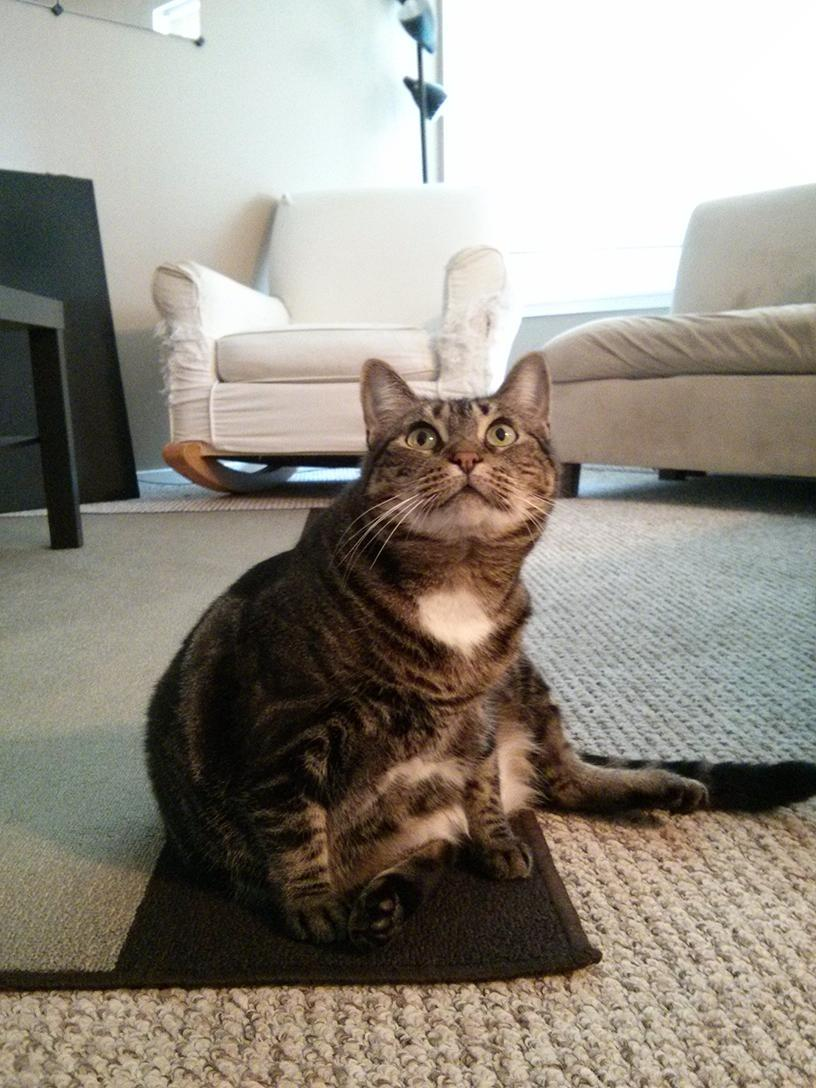
#> input picture WorkOnImage/copy_paste_image/zophie.jpg, 816 x 1088 px
$ python copy_paste.py
#> lines starting #> are read from the running program, lines starting #| are printed output that depends on the picture; pictures that were not available may be replaced by others from this repository, and a replacement may not be noted
from PIL import Image
img=Image.open('zophie.jpg')
#> img is the input picture: PIL image 816x1088 RGB; mean R, G, B 147, 141, 131.1
img2=Image.open('parrot.jpg')
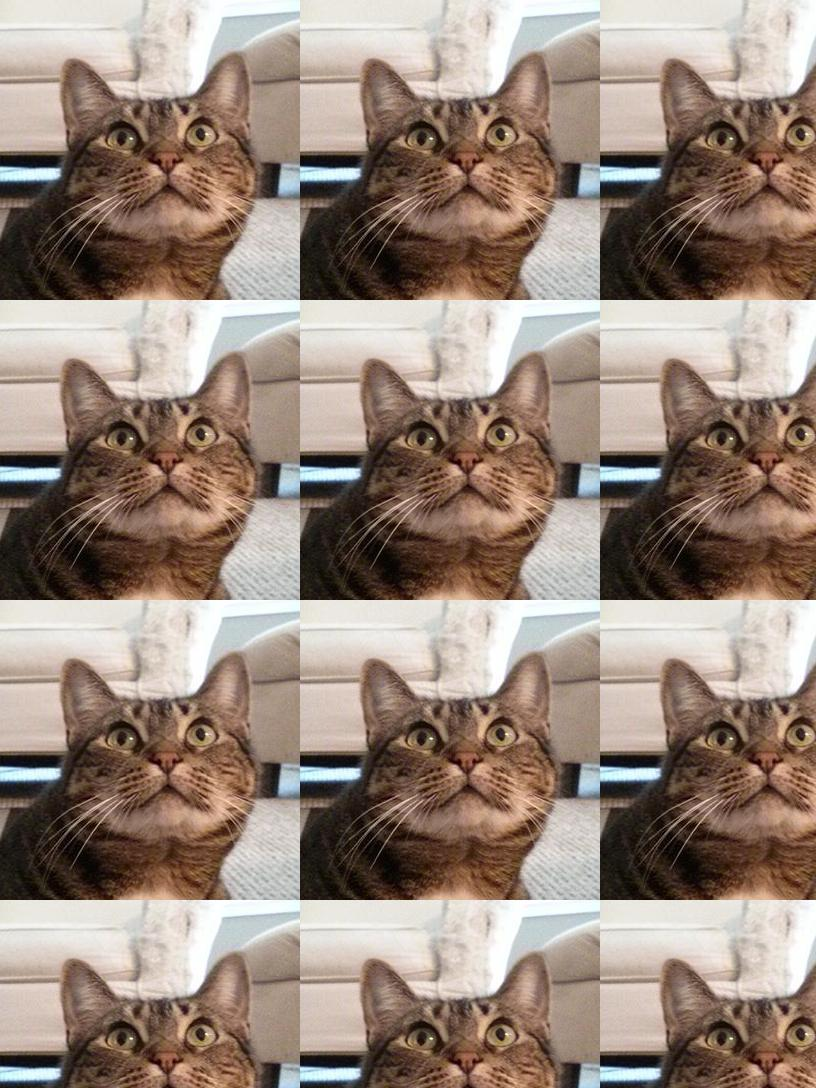
#> input picture WorkOnImage/copy_paste_image/copy_paste2.jpg, 816 x 1088 px, given in place of parrot.jpg, which was not available
#> img2 is the input picture: PIL image 816x1088 RGB; mean R, G, B 151.8, 134.5, 123.1
copied_img=img.copy()
cropped_img=img.crop((300,300,600,600))
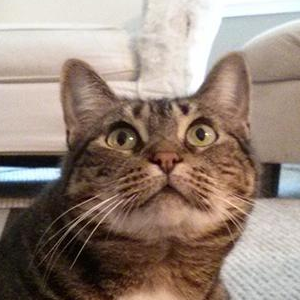
#> cropped_img: PIL image 300x300 RGB; mean R, G, B 149.7, 132.4, 120.9
crooped_parrot=img2.crop((230,100,600,400))
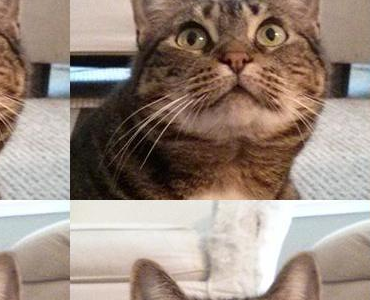
#> crooped_parrot: PIL image 370x300 RGB; mean R, G, B 153.9, 137.7, 126.7
copied_img.paste(crooped_parrot,(0,0))
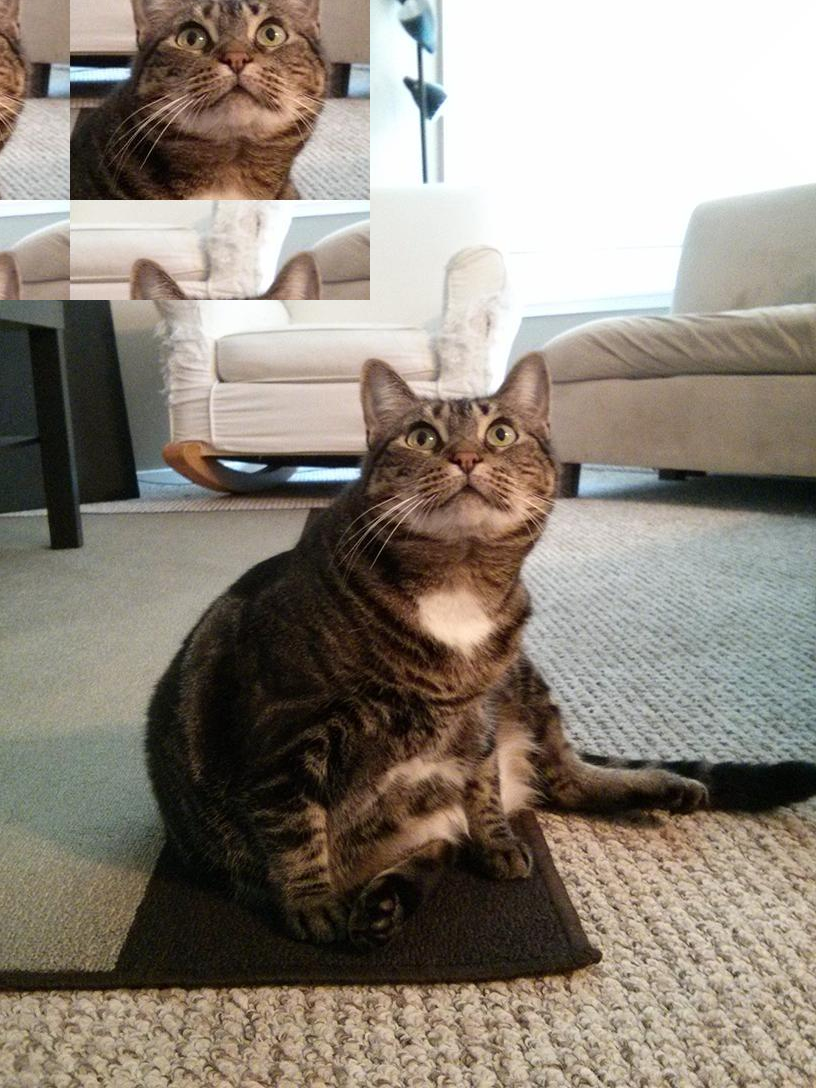
#> copied_img: PIL image 816x1088 RGB; mean R, G, B 142.1, 133.4, 122.7
copied_img.paste(cropped_img,(0,800))
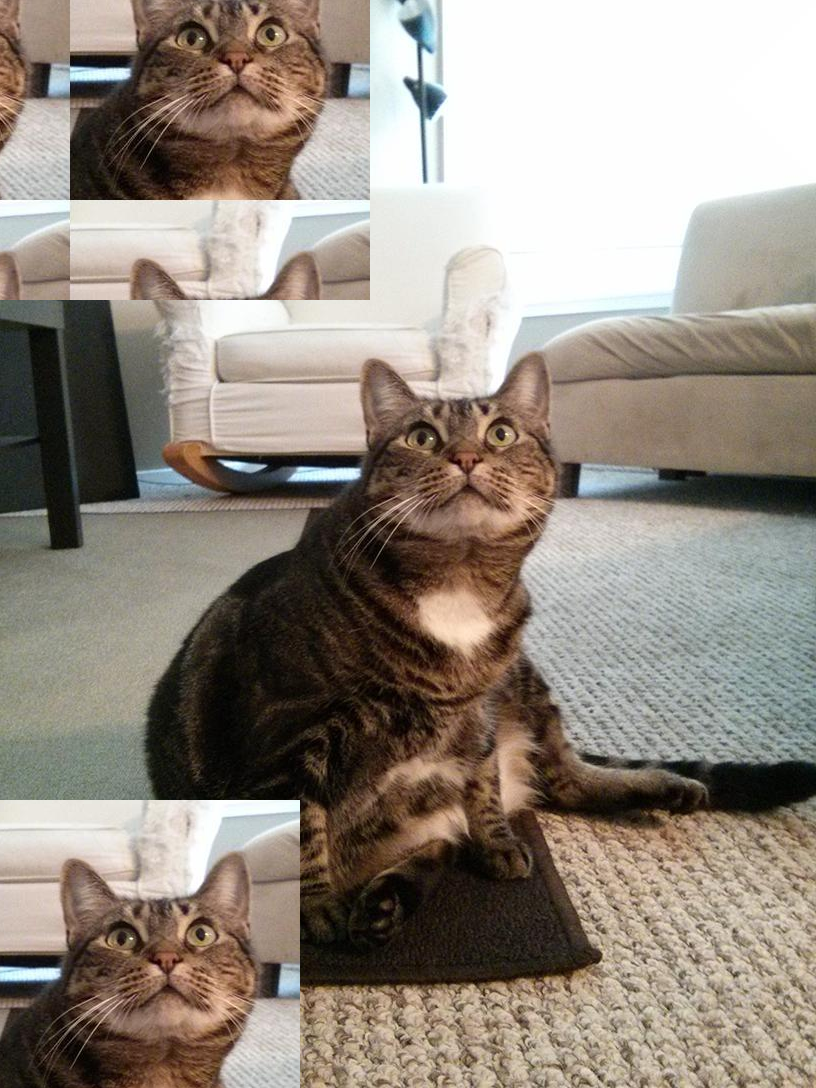
#> copied_img: PIL image 816x1088 RGB; mean R, G, B 147.4, 137.8, 127.7
copied_img.save("copy_paste.jpg")
